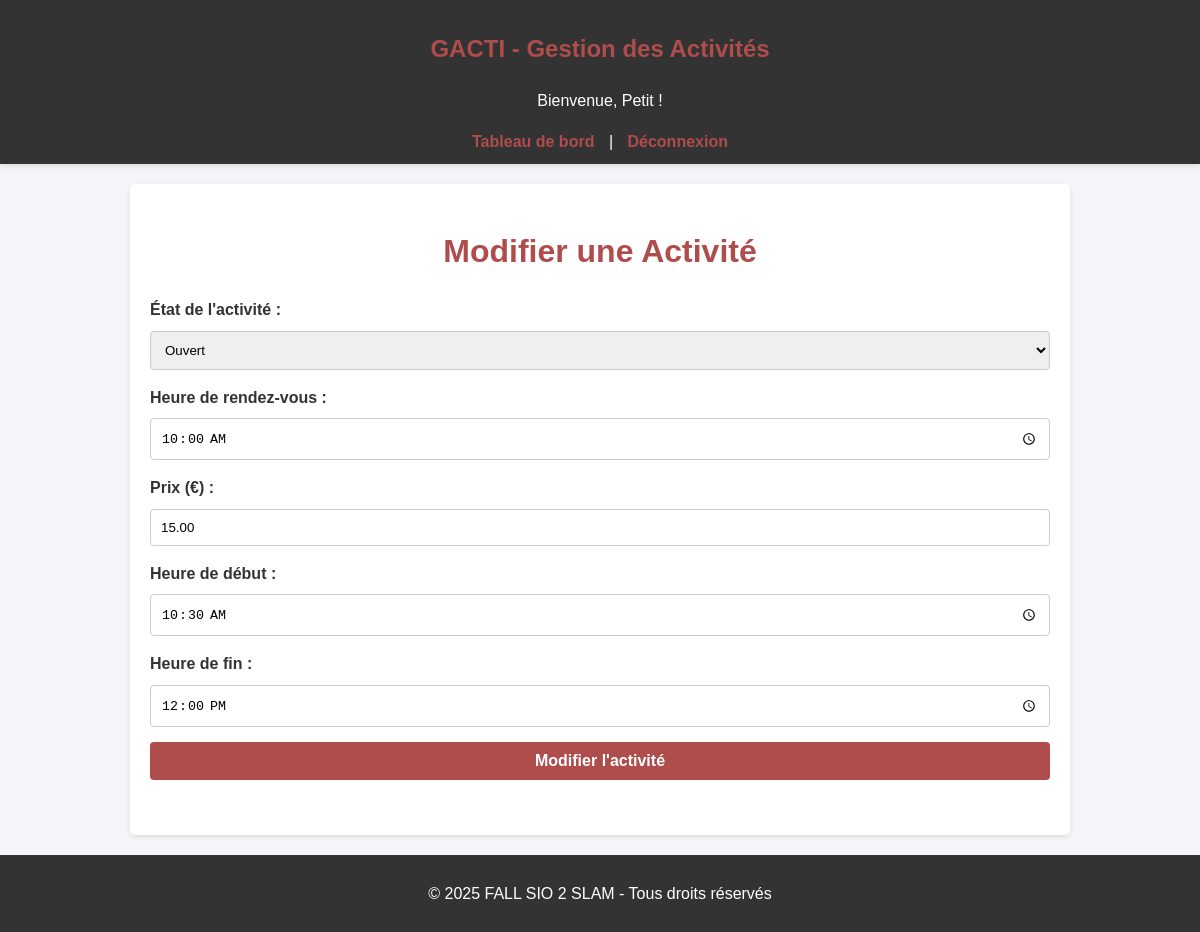
The app's page /pages/edit_activity.php?codeanim=CULT004&dateact=2025-01-23 (signed in) with its own data.
### tables this page shows
CREATE TABLE `activite` (
  `CODEANIM` char(8) NOT NULL,
  `DATEACT` date NOT NULL,
  `CODEETATACT` char(2) NOT NULL,
  `HRRDVACT` time DEFAULT NULL,
  `PRIXACT` decimal(7,2) DEFAULT NULL,
  `HRDEBUTACT` time DEFAULT NULL,
  `HRFINACT` time DEFAULT NULL,
  `DATEANNULEACT` date DEFAULT NULL,
  `NOMRESP` char(40) DEFAULT NULL,
  `PRENOMRESP` char(30) DEFAULT NULL
);

CREATE TABLE `etat_act` (
  `CODEETATACT` char(2) NOT NULL,
  `NOMETATACT` char(25) DEFAULT NULL
);

### pages/edit_activity.php (the view, shortened to what this page needs)
<?php
include('../config.php');
$codeAnim = $_GET['codeanim'];
$dateAct = $_GET['dateact'];
try {
    $stmt = $pdo->prepare("SELECT * FROM ACTIVITE WHERE CODEANIM = :codeanim AND DATEACT = :dateact");
    $stmt->execute(['codeanim' => $codeAnim, 'dateact' => $dateAct]);
    $activity = $stmt->fetch(PDO::FETCH_ASSOC);
} catch (PDOException $e) {
    die("Erreur lors de la récupération de l'activité : " . $e->getMessage());
}
$etatsActivite = [];
try {
    $stmt = $pdo->query("SELECT CODEETATACT, NOMETATACT FROM ETAT_ACT");
    $etatsActivite = $stmt->fetchAll(PDO::FETCH_ASSOC);
} catch (PDOException $e) {
    $error = "Erreur lors de la récupération des états d'activités : " . $e->getMessage();
}
?>
<?php include('../includes/header.php'); ?>
<h1>Modifier une Activité</h1>
<form method="POST" action="">
    <label for="codeetatact">État de l'activité :</label>
    <select name="codeetatact" id="codeetatact" required>
        <?php foreach ($etatsActivite as $etat): ?>
            <option value="<?= htmlspecialchars($etat['CODEETATACT']); ?>" <?= $etat['CODEETATACT'] === $activity['CODEETATACT'] ? 'selected' : ''; ?>>
                <?= htmlspecialchars($etat['NOMETATACT']); ?>
            </option>
        <?php endforeach; ?>
    </select>
    <label for="hrrdvact">Heure de rendez-vous :</label>
    <input type="time" name="hrrdvact" id="hrrdvact" value="<?= htmlspecialchars($activity['HRRDVACT']); ?>" required>
    <label for="prixact">Prix (€) :</label>
    <input type="number" name="prixact" id="prixact" step="0.01" value="<?= htmlspecialchars($activity['PRIXACT']); ?>" required>
    <label for="hrdebutact">Heure de début :</label>
    <input type="time" name="hrdebutact" id="hrdebutact" value="<?= htmlspecialchars($activity['HRDEBUTACT']); ?>" required>
    <label for="hrfinact">Heure de fin :</label>
    <input type="time" name="hrfinact" id="hrfinact" value="<?= htmlspecialchars($activity['HRFINACT']); ?>" required>
    <button type="submit">Modifier l'activité</button>
</form>
<?php include('../includes/footer.php'); ?>

### style.css (style rules this page uses)
body { font-family: Arial, sans-serif; margin: 0; padding: 0; background-color: #f4f4f9; color: #333; line-height: 1.6; }
h1, h2, h3 { text-align: center; color: #af4c4c; margin-bottom: 20px; }
form { margin: 20px 0; }
form label { display: block; margin-bottom: 8px; font-weight: bold; }
form input, form select, form textarea, form button { width: 100%; padding: 10px; margin-bottom: 15px; border: 1px solid #ccc; border-radius: 4px; box-sizing: border-box; }
form button { background-color: #af4c4c; color: white; border: none; cursor: pointer; font-size: 16px; font-weight: bold; }
button { padding: 10px 20px; font-size: 16px; cursor: pointer; background-color: #af4c4c; color: white; border: none; border-radius: 4px; transition: background-color 0.3s; }

### records on screen
activite: codeetatact "Ouvert", hrrdvact "10:00:00", prixact "15.00", hrdebutact "10:30:00", hrfinact "12:00:00"

### other values on screen
$_SESSION['username'] "Petit"
